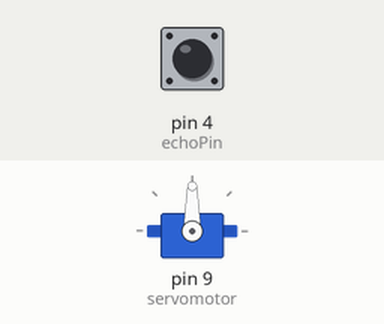
Bench run of a sketch on a simulated Arduino Uno, built with avr-gcc and run on an emulated ATmega328P. Shown: servo. The test bench sets the inputs (shaded band); at power-on: pin 4 (echoPin) LOW.

Above: at 1.8 s.
1.9 s: pin 4 (echoPin) pulsed HIGH 5 times (0.12 s each, 0.3 s apart)
At 3.5 s:
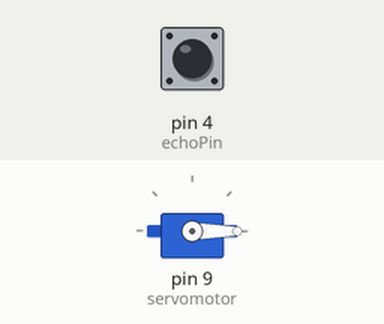
Timing chart, 0 to 6.7 s (numbered marks = the images above; inputs shaded):
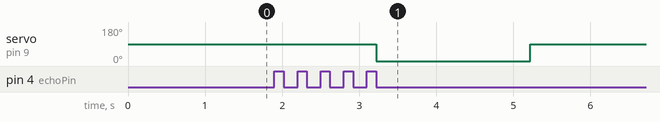

Measured:
- after the input at 1.9 s, servo on pin 9 (servomotor): 90° → 0° after 1.3 s, → 90° 2.0 s later

The sketch:

automatic_hand_sanitizer.ino
```cpp
#include<Servo.h>
Servo servomotor;
int trigPin=6;
int echoPin=4;
float time;
float distance;
void setup() {
  servomotor.attach(9);
  pinMode(trigPin,OUTPUT);
  pinMode(echoPin,INPUT);
}

void loop() {
  measuredistance();
  servomotor.write(0);
  if (distance<10)
  servomotor.write(90);
  else
  servomotor.write(0);
  }
  void measuredistance()
  {
    digitalWrite(trigPin,LOW);
    digitalWrite(trigPin,HIGH);
    delay(1000);
    digitalWrite(trigPin,LOW);
    time=pulseIn(echoPin,HIGH);
    distance=time*343/20000;
  }
```
